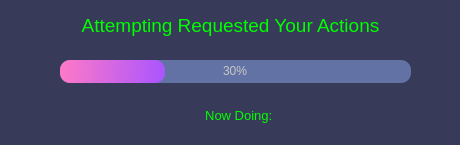
<?xml version="1.0" encoding="UTF-8"?>
<ui version="4.0">
 <class>Dialog</class>
 <widget class="QDialog" name="Dialog">
  <property name="geometry">
   <rect>
    <x>0</x>
    <y>0</y>
    <width>460</width>
    <height>145</height>
   </rect>
  </property>
  <property name="minimumSize">
   <size>
    <width>460</width>
    <height>145</height>
   </size>
  </property>
  <property name="maximumSize">
   <size>
    <width>460</width>
    <height>145</height>
   </size>
  </property>
  <property name="windowTitle">
   <string>Dialog</string>
  </property>
  <property name="styleSheet">
   <string notr="true">background-color: rgb(56, 58, 89);
	color: rgb(220, 220, 220);</string>
  </property>
  <widget class="QLabel" name="label">
   <property name="geometry">
    <rect>
     <x>70</x>
     <y>10</y>
     <width>321</width>
     <height>31</height>
    </rect>
   </property>
   <property name="font">
    <font>
     <pointsize>14</pointsize>
    </font>
   </property>
   <property name="styleSheet">
    <string notr="true">color: rgb(0, 255, 0)</string>
   </property>
   <property name="text">
    <string>Attempting Requested Your Actions</string>
   </property>
   <property name="alignment">
    <set>Qt::AlignCenter</set>
   </property>
  </widget>
  <widget class="QProgressBar" name="progressBar">
   <property name="geometry">
    <rect>
     <x>60</x>
     <y>60</y>
     <width>351</width>
     <height>23</height>
    </rect>
   </property>
   <property name="styleSheet">
    <string notr="true">QProgressBar{
  
	background-color: rgb(98, 114, 164);
    color: rgb(200, 200, 200);
    border-style: none;
    border-radius: 10px;
    text-align: center;
}

QProgressBar::Chunk{
   border-radius: 10px;
   background-color: qlineargradient(spread:pad, x1:0, y1:0.511364, x2:1, y2:0.523, stop:0 rgba(254, 121, 199,       255), stop:1 rgba(170, 85, 255, 255));
}


</string>
   </property>
   <property name="value">
    <number>30</number>
   </property>
  </widget>
  <widget class="QLabel" name="label_2">
   <property name="geometry">
    <rect>
     <x>80</x>
     <y>100</y>
     <width>321</width>
     <height>31</height>
    </rect>
   </property>
   <property name="font">
    <font>
     <pointsize>10</pointsize>
    </font>
   </property>
   <property name="styleSheet">
    <string notr="true">color: rgb(0, 255, 0)</string>
   </property>
   <property name="text">
    <string>Now Doing: </string>
   </property>
   <property name="alignment">
    <set>Qt::AlignCenter</set>
   </property>
  </widget>
 </widget>
 <resources/>
 <connections/>
</ui>
